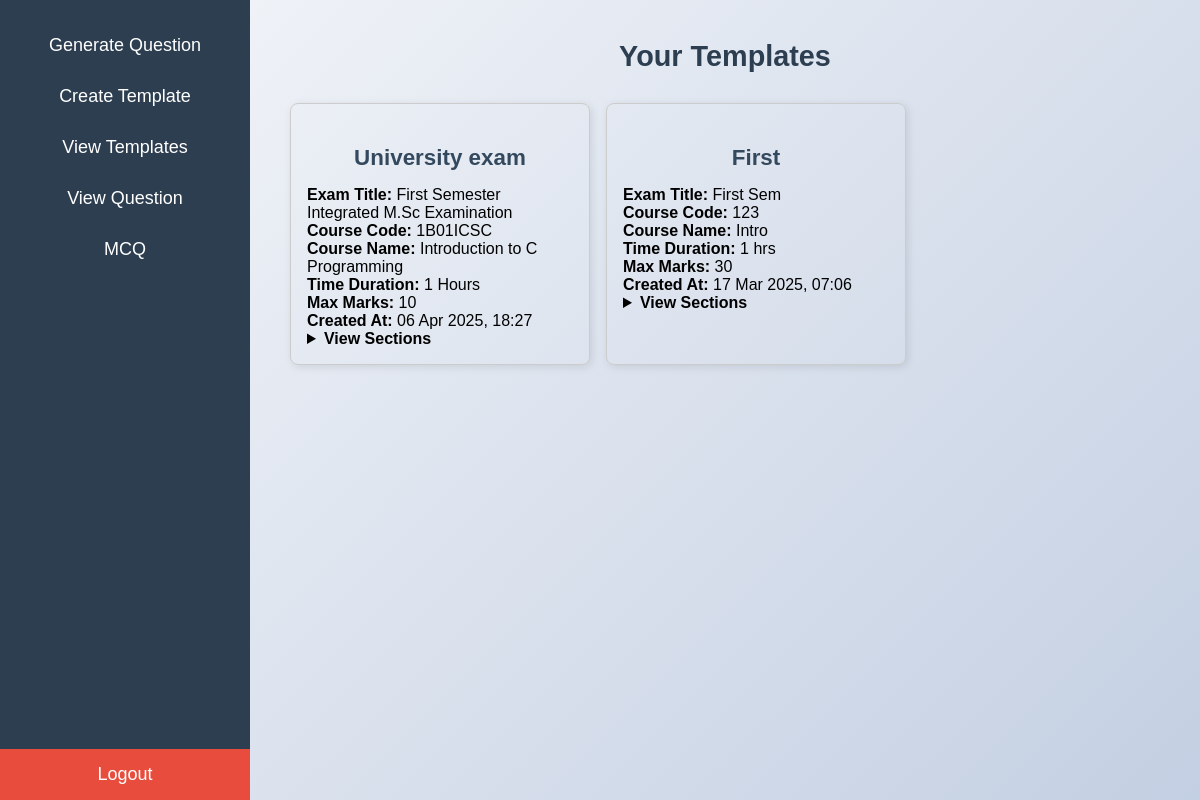
The page /templates/ (signed in) on the database as committed earlier.
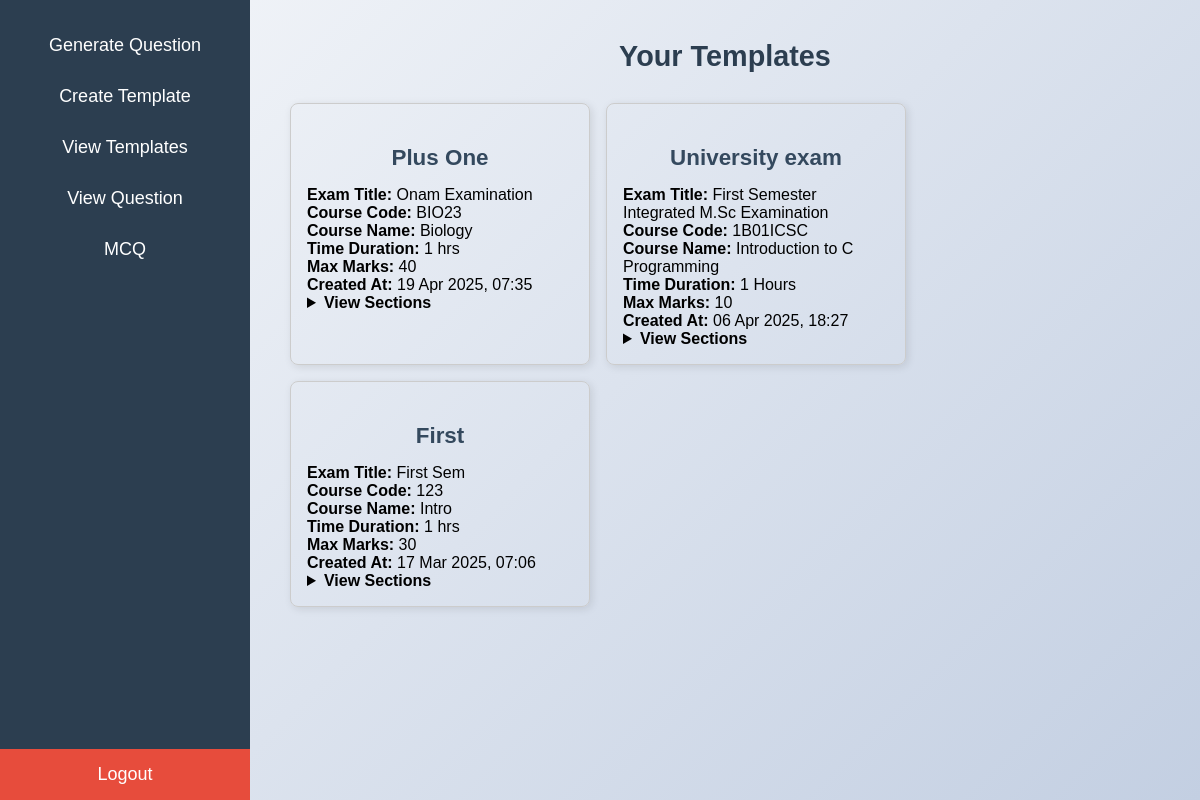
The same page on the database as committed later.
### generator/models.py (models this page shows, shortened)
class Template(models.Model):
    user = models.ForeignKey(User, on_delete=models.CASCADE)
    template_name = models.CharField(max_length=255)
    exam_title = models.CharField(max_length=255)  # Exam Title
    course_code = models.CharField(max_length=50)  # Course Code
    course_name = models.CharField(max_length=255)  # Course Name
    time_duration = models.CharField(max_length=50)  # Example: "3 Hours"
    max_marks = models.IntegerField()  # Example: 40 Marks
    sections = models.JSONField()  # Store section details like {"A": {"questions": 6, "marks": 1}}
    created_at = models.DateTimeField(auto_now_add=True)

### generator/views.py (the view)
# urls.py: path('templates/', template_view, name='template_view'),
@login_required
def template_view(request):
    templates = Template.objects.filter(user=request.user).order_by("-created_at")
    return  render(request, 'template.html', {'templates':templates})

### templates/template.html (shortened to what this page needs)
{% extends 'base.html' %}
{% load static %}
{% block content %}
<h2>Your Templates</h2>
{% if templates %}
    <div style="display: flex; flex-wrap: wrap; gap: 16px;">
        {% for template in templates %}
            <div style="width: 300px; border: 1px solid #ccc; border-radius: 8px; padding: 16px; box-shadow: 2px 2px 8px rgba(0,0,0,0.1);">
                <h3>{{ template.template_name }}</h3>
                <p><strong>Exam Title:</strong> {{ template.exam_title }}</p>
                <p><strong>Course Code:</strong> {{ template.course_code }}</p>
                <p><strong>Course Name:</strong> {{ template.course_name }}</p>
                <p><strong>Time Duration:</strong> {{ template.time_duration }}</p>
                <p><strong>Max Marks:</strong> {{ template.max_marks }}</p>
                <p><strong>Created At:</strong> {{ template.created_at|date:"d M Y, H:i" }}</p>
                {% if template.sections %}
                    <details>
                        <summary><strong>View Sections</strong></summary>
                    </details>
                {% else %}
                    <p>No sections available.</p>
                {% endif %}
            </div>
        {% endfor %}
    </div>
{% else %}
    <p>No templates available. Please create one!</p>
{% endif %}
{% endblock %}

### templates/base.html (shortened to what this page needs)
{% load static %}
<!DOCTYPE html>
<html lang="en">
<head>
    <link rel="stylesheet" href="{% static 'css/style.css' %}">
</head>
<body>
    <div class="sidebar">
        <a href="{% url 'upload_files' %}">Generate Question</a>
        <a href="{% url 'create_template' %}">Create Template</a>
        <a href="{% url 'template_view' %}">View Templates</a>
        <a href="{% url 'question_view'%}">View Question</a>
        <a href="{% url 'mcq'%}">MCQ</a>
        <a href="{% url 'logout' %}" class="logout">Logout</a>
    </div>
    <div class="main-content">
        {% block content %}{% endblock %}
    </div>
</body>
</html>

### static/css/style.css (style rules this page uses)
body { background: linear-gradient(135deg, #f5f7fa 0%, #c3cfe2 100%); min-height: 100vh; font-family: "Segoe UI", Tahoma, Geneva, Verdana, sans-serif; margin: 0; padding: 20px; }
h2 { color: #2c3e50; margin-bottom: 30px; font-size: 1.8em; text-align: center; }
h3 { color: #34495e; margin: 25px 0 15px; font-size: 1.4em; text-align: center; width: 100%; }

### templates/base.html (style rules this page uses)
* { margin: 0; padding: 0; box-sizing: border-box; font-family: Arial, sans-serif; }
body { display: flex; min-height: 100vh; background: linear-gradient(135deg, #f5f7fa 0%, #c3cfe2 100%); }
.sidebar { width: 250px; background-color: #2c3e50; padding-top: 20px; position: fixed; left: 0; top: 0; bottom: 0; display: flex; flex-direction: column; align-items: center; }
.sidebar a { text-decoration: none; color: white; font-size: 18px; padding: 15px; width: 100%; text-align: center; display: block; transition: 0.3s; }
.logout { margin-top: auto; background-color: #e74c3c; width: 100%; text-align: center; }
.main-content { margin-left: 250px; padding: 20px; width: calc(100% - 250px); flex-grow: 1; }

Rows that differ between the two databases and show on the page:
added Template: template_name "Plus One", exam_title "Onam Examination", course_code "BIO23", course_name "Biology", time_duration "1 hrs", max_marks "40", created_at "19 Apr 2025, 07:35"
